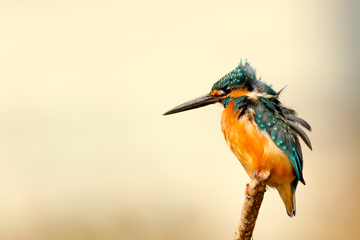
#> input picture data/images/kingfisher-1905255_640.jpg, 360 x 240 px, found by its file name
$ jupyter execute --allow-errors sandbox_kingfisher.ipynb
#> lines starting #> are read from the running program, lines starting #| are printed output that depends on the picture
#> further down, img is the input picture: PIL image 360x240 RGB; mean R, G, B 230.5, 213.7, 174.9
[cell 1]
import sys
sys.path.append("../")

import sim_net

import itertools, pickle, PIL.Image
import numpy as np
import scipy.linalg
import matplotlib.pyplot as plt

[cell 2]
kingfisher = "/Users/James/Documents/PSY6431/data/images/kingfisher-1905255_640.jpg" # KINGFISHER

---

#### CROP IMAGE

[cell 3]
def crop_img(img, size, offset):
#> called with size = (200, 200), offset = (130, 40)
    img = np.array(img)

    x = img.shape[1]
#> x = 360
    y = img.shape[0]
#> y = 240

    x1 = int((x - size[0] + offset[0])/2)
#> x1 = 145
    x2 = int((x + size[0] + offset[0])/2)
#> x2 = 345
    y1 = int((y - size[1] + offset[1])/2)
#> y1 = 40
    y2 = int((y + size[1] + offset[1])/2)
#> y2 = 240

    return PIL.Image.fromarray(img[y1:y2,x1:x2])
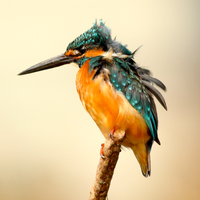
#> returned value: PIL image 200x200 RGB; mean R, G, B 217.9, 197.2, 156.3

[cell 4]
img = PIL.Image.open(kingfisher)

img_cropped = crop_img(img, (200,200), (130,40))
# img_cropped.save("cropped.jpg")

img_resized = img.resize((35,35), resample=PIL.Image.BILINEAR)
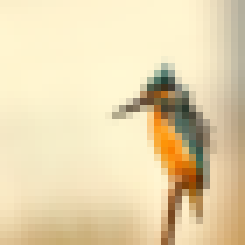
#> img_resized: PIL image 35x35 RGB (shown 7 times larger); mean R, G, B 230.5, 213.8, 174.9
# img_resized.save("resized.jpg")

---

#### CREATE NETWORK FROM IMAGE (Resized)

[cell 5]
img = np.array(img_resized, dtype=float) / np.max(img) # Normalised input matrix
#> img: shape (35, 35, 3) float64

# Adjacency matrix
n_row = img.shape[0]
#> n_row = 35
n_col = img.shape[1]
#> n_col = 35
N = n_row * n_col
#> N = 1225

sigmaI = 0.1
sigmaX = 4.0
r = 5

tmp = itertools.product(range(n_row), range(n_col))
combi_all = itertools.combinations(tmp, 2)
combi = [x for x in combi_all if np.sqrt((x[0][0] - x[1][0])**2 + (x[0][1] - x[1][1])**2) < r]

edgelist_w = []
for x1,x2 in combi:
    n1 = int(x1[0] * n_col + x1[1])
    n2 = int(x2[0] * n_col + x2[1])
    simval = np.exp(-np.sum((img[x1[0], x1[1]] - img[x2[0], x2[1]])**2) / (sigmaI**2)) * np.exp(-((x1[0] - x2[0])**2 + (x1[1] - x2[1])**2) / (sigmaX**2))
    edgelist_w.append((n1, n2, simval))
#> this loop made 37010 passes
#> simval on passes 1 to 3: 0.939, 0.779, 0.568
#> after the loop, edgelist_w = 37010 items

#Adjacency matrix
W = np.zeros([N, N])
for x in edgelist_w:
    W[x[0],x[1]] = x[2]
    W[x[1],x[0]] = x[2]
#> this loop made 37010 passes
#> x on passes 1 to 3: (0, 1, 0.939), (0, 2, 0.779), (0, 3, 0.568)
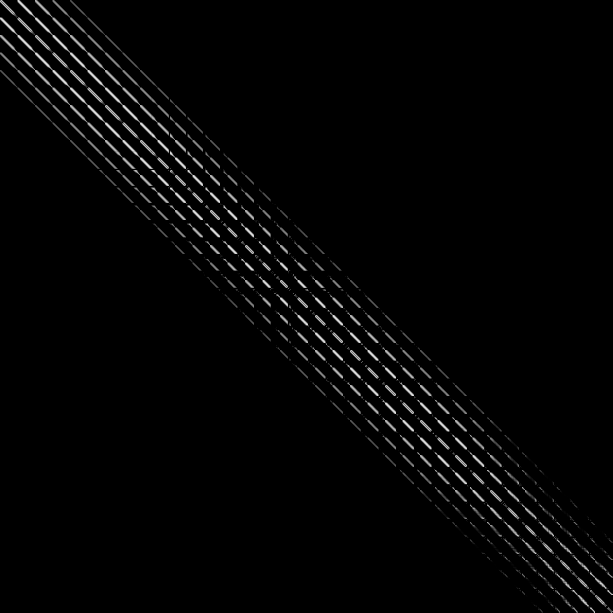
#> W: shape (1225, 1225) float64 (shown at 1/2 size); min 0, max 0.939, mean 0.0177

print("Nnode=", N, "Nedge=", len(edgelist_w))
#| Nnode= 1225 Nedge= 37010
plt.imshow(W)

#numpy.savetxt("edgelist_weight.csv", edgelist_w, delimiter=",")
# np.savetxt("adjacency.csv", W, delimiter=",")

---

#### GRAPH LAPLACIAN

[cell 6]
P = W.shape[0] # Adjacency Matrix
#> P = 1225

Dnorm = np.diag(np.sum(W,axis=1)**-1) # Normalize

# Laplacian
L = np.eye(P) - Dnorm @ W
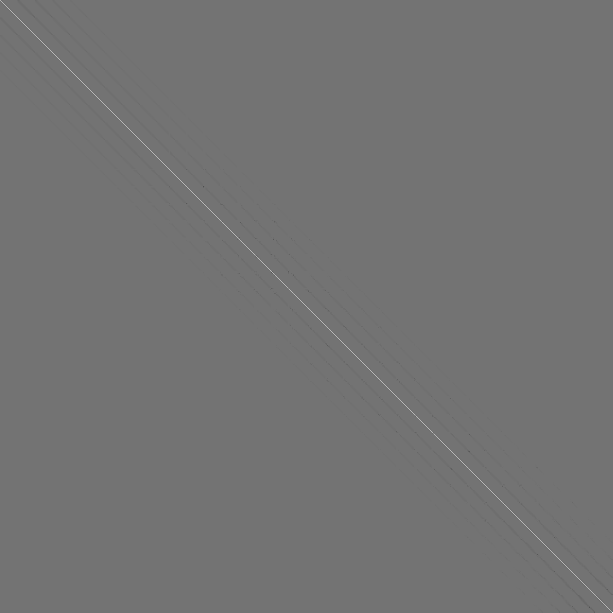
#> L: shape (1225, 1225) float64 (shown at 1/2 size); min -0.825, max 1, mean 8.91e-22; drawn with min black and max white
e, v = scipy.linalg.eig(L)

# Eigenval
e = np.real(e)
#> e = 1225 values, max 1.73 at index 1, min 1.13e-16 at index 4, mean 1
v = np.real(v)

order = np.argsort(e)
#> order = 1225 values, max 1224 at index 620, min 0 at index 1223, mean 612
e = e[order]
#> e = 1225 values from 1.13e-16 to 1.73
v = v[:,order]

# np.savetxt("eigenval.csv", e, delimiter=",")
# np.savetxt("eigenvec.csv", v, delimiter=",")

---

#### SIM IMAGE

[cell 7]
figsize = np.array(img_resized).shape[:2]
#> figsize = (35, 35)
normalize = "asym" # Mode

# Network simulation
N = 30000
prob = 0.1
eta = 0.01
simlen = 3000
gamma = 0.6
a_arr = np.arange(-1.5,3.1,0.1)

start_node = int(int(figsize[0]/2) * figsize[1] + int(figsize[1]/2))
#> start_node = 612

a_hist = []
m_hist = []
obj_hist = np.zeros([len(a_arr),simlen])
